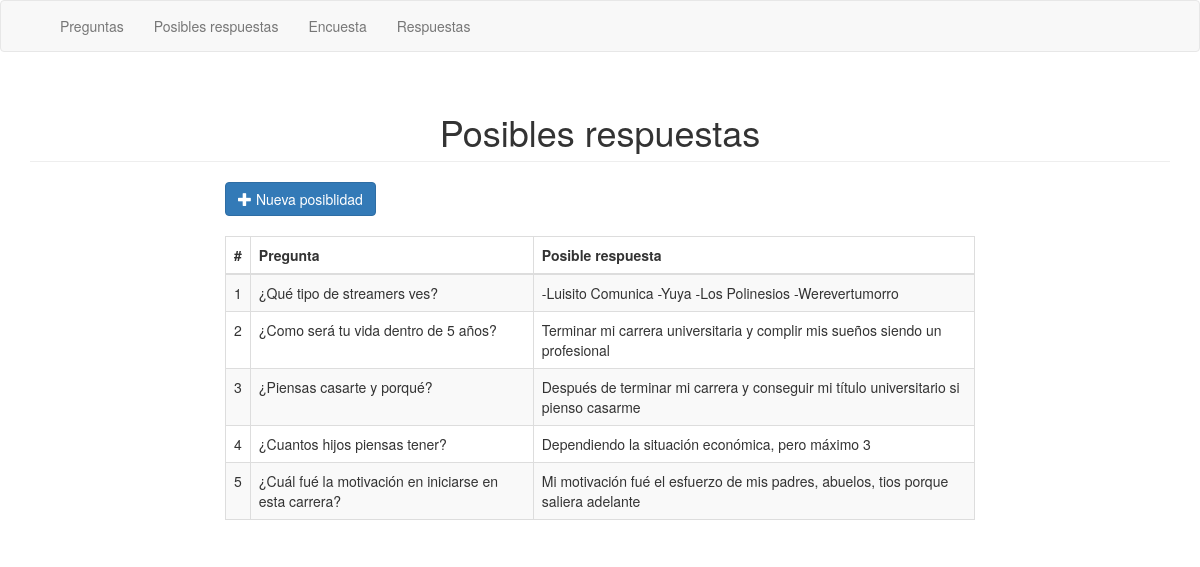
/posibles.php, run on the app's committed database.
### tables this page shows
CREATE TABLE `posibles` (
  `codpo` int(11) NOT NULL,
  `nompo` varchar(255) NOT NULL,
  `codpr` int(11) NOT NULL
);

CREATE TABLE `pregun` (
  `codpr` int(11) NOT NULL,
  `nompr` varchar(255) NOT NULL,
  `stop` char(1) NOT NULL
);

### posibles.php (the view, shortened to what this page needs)
<!DOCTYPE html>
<html>
<head>
	<link rel="stylesheet" type="text/css" href="bootstrap/css/bootstrap.min.css">
</head>
<body>
<nav class="navbar navbar-default">
  <div class="container">
    <div class="navbar-header">
    <div class="collapse navbar-collapse" id="bs-example-navbar-collapse-1">
      <ul class="nav navbar-nav">
        <li ><a href="./">Preguntas <span class="sr-only">(current)</span></a></li>
		 <li ><a href="posibles.php">Posibles respuestas <span class="sr-only">(current)</span></a></li>
		 <li ><a href="encuesta.php">Encuesta <span class="sr-only">(current)</span></a></li>
		 <li ><a href="respuestas.php">Respuestas <span class="sr-only">(current)</span></a></li>
      </ul>
    </div>
  </div>
</nav>
<div class="container">
	<h1 class="page-header text-center">Posibles respuestas</h1>
	<div class="row">
		<div class="col-sm-8 col-sm-offset-2">
			<a href="#addnew" class="btn btn-primary" data-toggle="modal"><span class="glyphicon glyphicon-plus"></span> Nueva posiblidad</a>
<table class="table table-bordered table-striped" style="margin-top:20px;">
	<thead>
		<th>#</th>
		<th>Pregunta</th>
		<th>Posible respuesta</th>
	</thead>
	<tbody>
		<?php
			$database = new Connection();
			$db = $database->open();
			try{
				$sql = 'SELECT posibles.codpo, posibles.nompo , pregun.codpr, pregun.nompr FROM posibles INNER JOIN pregun ON posibles.codpr=pregun.codpr';
				foreach ($db->query($sql) as $row) {
					?>
					<tr>
						<td><?php echo $row['codpo']; ?></td>
						<td><?php echo $row['nompr']; ?></td>
						<td><?php echo $row['nompo']; ?></td>
					</tr>
					<?php
				}
			}
			catch(PDOException $e){
				echo "Hubo un problema en la conexión: " . $e->getMessage();
			}
		?>
				</tbody>
			</table>
		</div>
	</div>
</div>
</body>
</html>

### data on the page
posibles: codpo "1", codpr.nompr "¿Qué tipo de streamers ves?", nompo "-Luisito Comunica -Yuya -Los Polinesios -Werevertumorro"
posibles: codpo "2", codpr.nompr "¿Como será tu vida dentro de 5 años?", nompo "Terminar mi carrera universitaria y complir mis sueños siendo un profesional"
posibles: codpo "3", codpr.nompr "¿Piensas casarte y porqué?", nompo "Después de terminar mi carrera y conseguir mi título universitario si pienso casarme"
posibles: codpo "4", codpr.nompr "¿Cuantos hijos piensas tener?", nompo "Dependiendo la situación económica, pero máximo 3"
posibles: codpo "5", codpr.nompr "¿Cuál fué la motivación en iniciarse en esta carrera?", nompo "Mi motivación fué el esfuerzo de mis padres, abuelos, tios porque saliera adelante"
